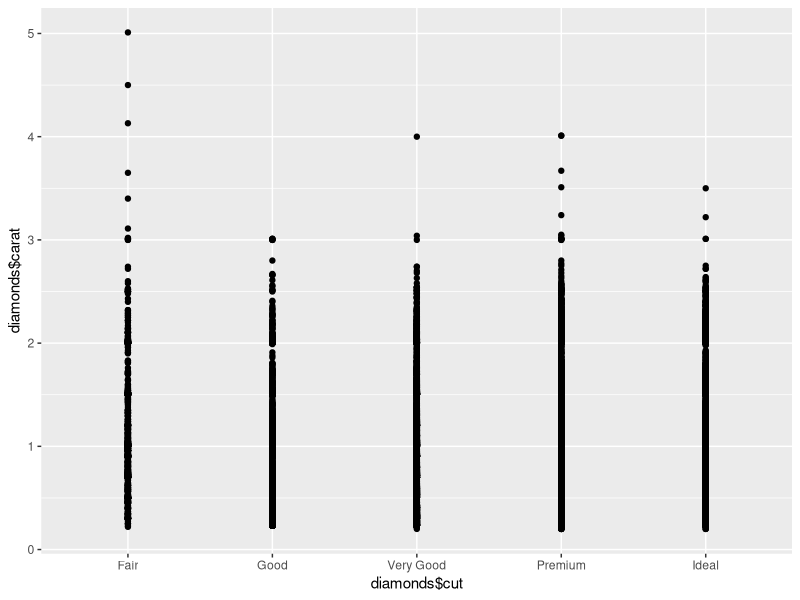
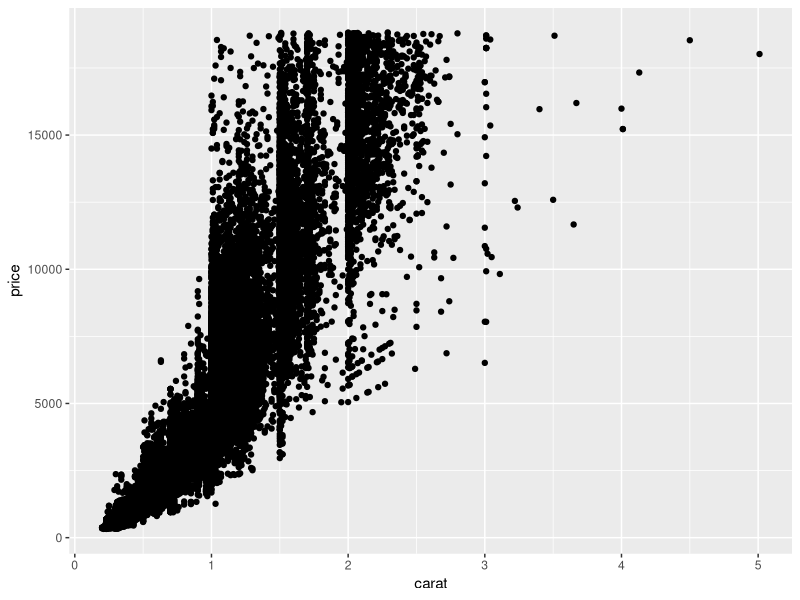
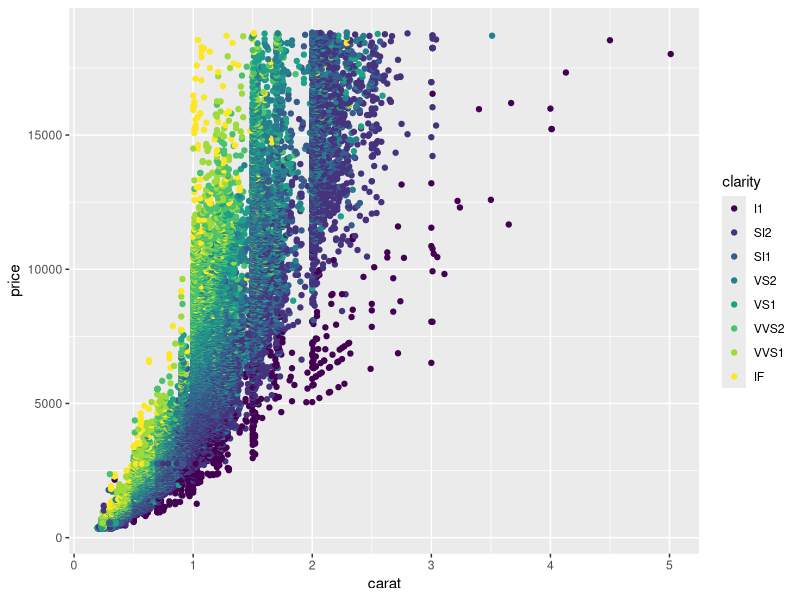
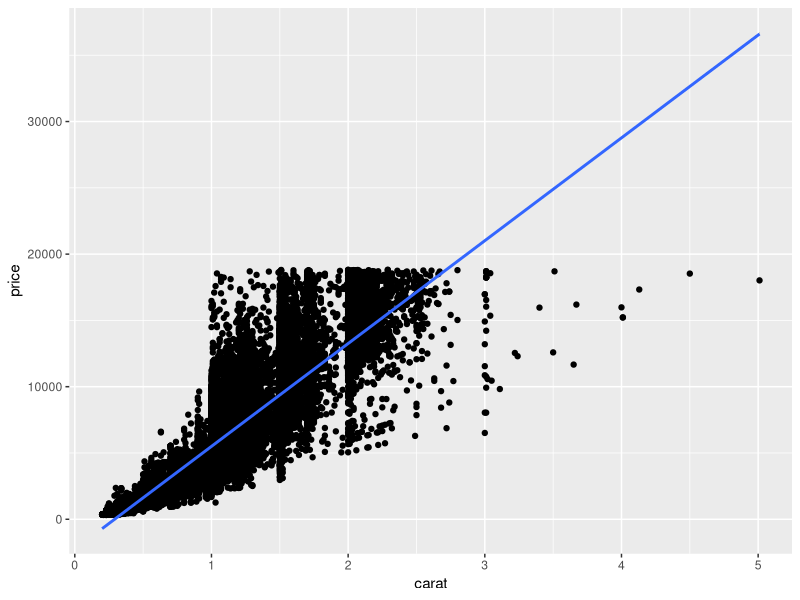
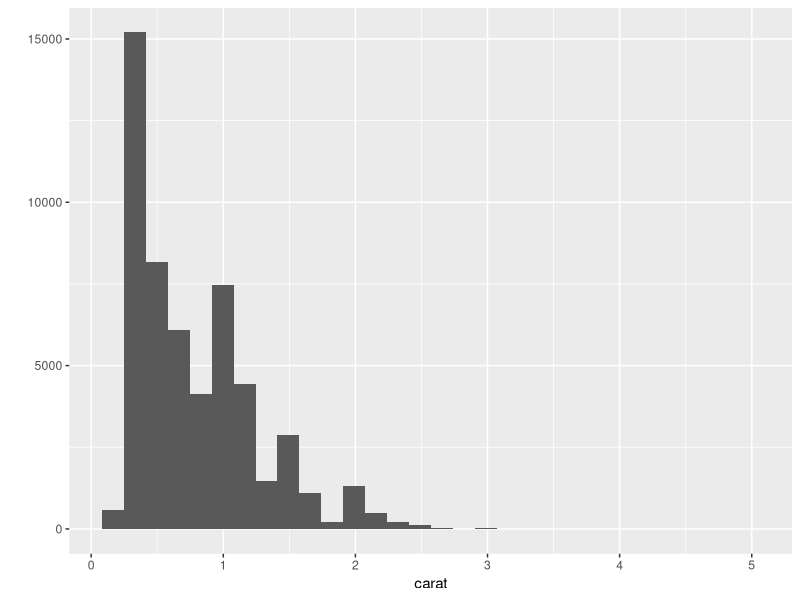
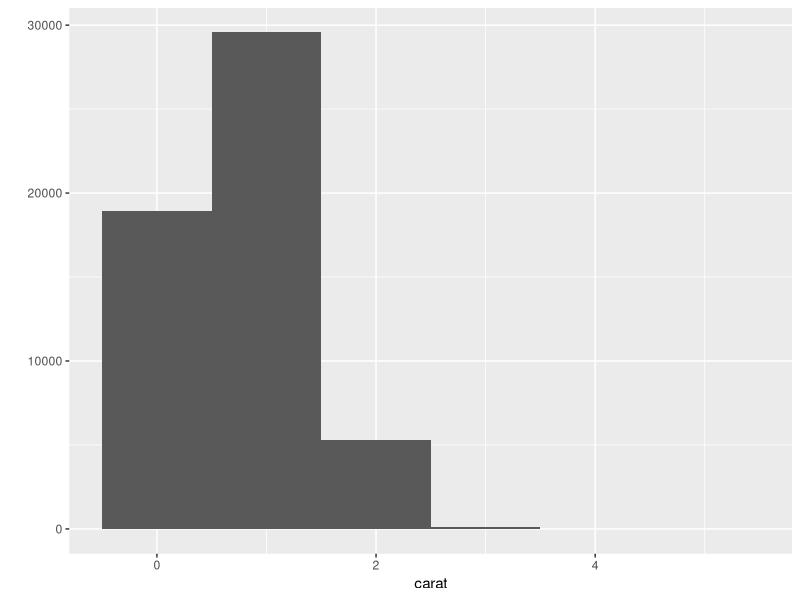
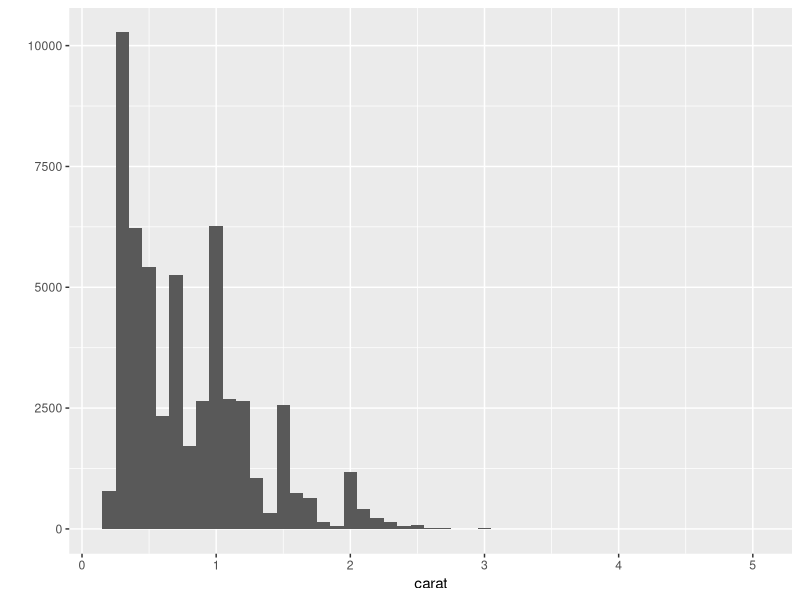
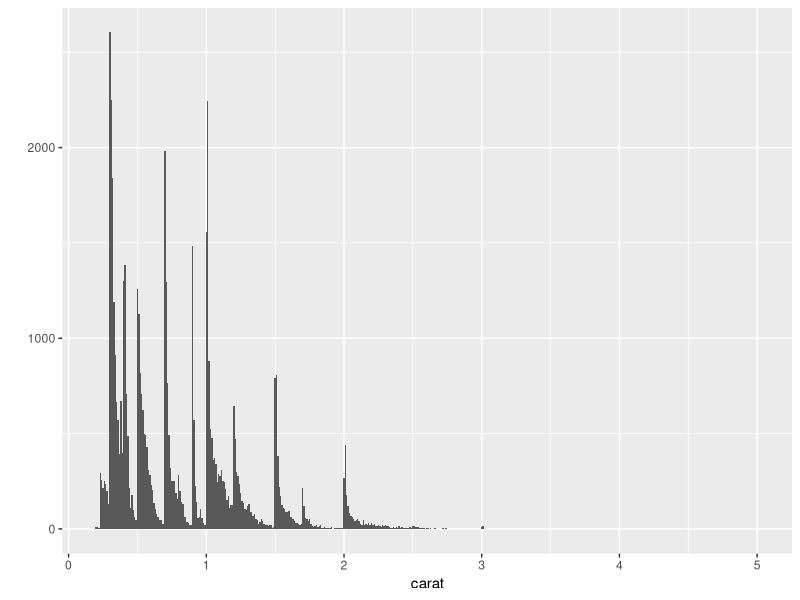

The R script that drew these images, in order:
## ---- chunk 1
library(ggplot2)
## ---- chunk 2
qplot(diamonds$cut, diamonds$carat)
## ---- chunk 3
qplot(carat, price, data = diamonds)
## ---- chunk 4
qplot(carat, price, data = diamonds, colour=clarity)
## ---- chunk 5
qplot(carat, price, data = diamonds, geom=c("point", "smooth"), method=lm)
## ---- chunk 6
qplot(carat, data = diamonds, geom="histogram")
## ---- chunk 7
qplot(carat, data = diamonds, geom="histogram", binwidth = 1)
## ---- chunk 8
qplot(carat, data = diamonds, geom="histogram", binwidth = 0.1)
## ---- chunk 9
qplot(carat, data = diamonds, geom="histogram", binwidth = 0.01)
## ---- chunk 10
d <- ggplot(diamonds, aes(x=carat, y=price))
## ---- chunk 11
d + geom_point()
## ---- chunk 12
d + geom_point(aes(colour = carat))
## ---- chunk 13
ggplot(diamonds) + geom_histogram(aes(x=price))
## ---- chunk 14
p <- ggplot(diamonds, aes(x=price))
## ---- chunk 15
p + geom_histogram()
## ---- chunk 16
p + stat_bin(geom="area")
## ---- chunk 17
p + stat_bin(geom="point")
## ---- chunk 18
p + stat_bin(geom="line")
## ---- chunk 19
p + geom_histogram(aes(fill = clarity))
## ---- chunk 20
p + geom_histogram(aes(y = ..density..))
## ---- chunk 21
p <- ggplot(diamonds, aes(x=carat,y=price))
## ---- chunk 22
p + geom_point(aes(colour = "green"))
## ---- chunk 23
p + geom_point(colour = "green")
